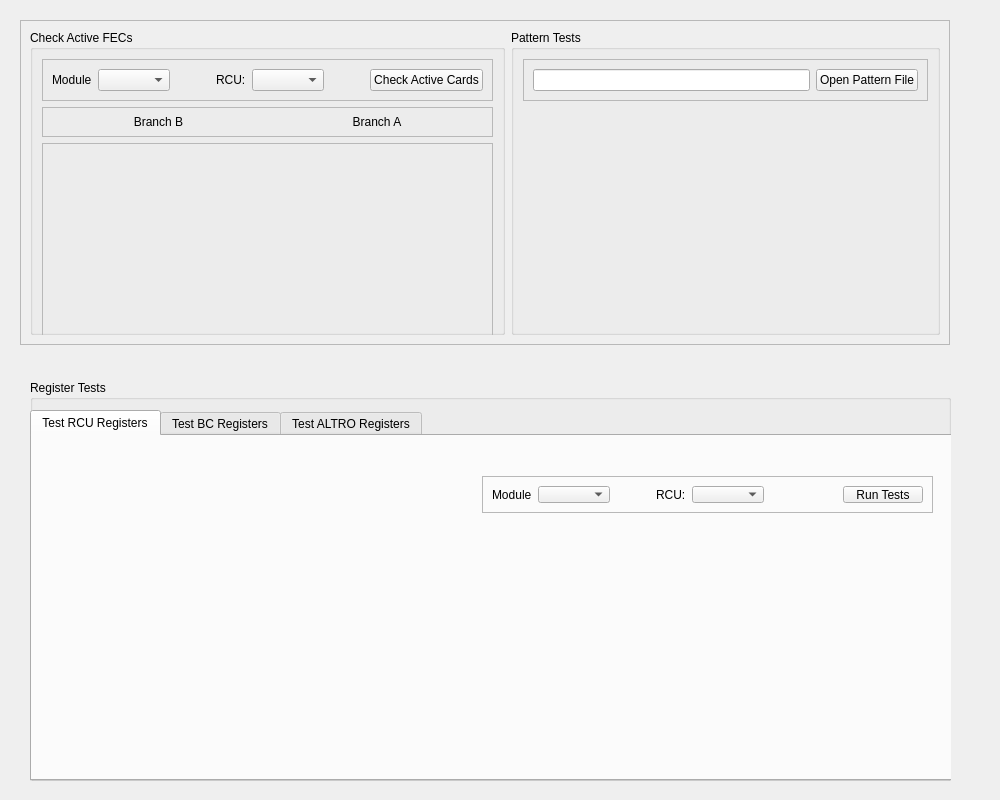
<?xml version="1.0" encoding="UTF-8"?>
<ui version="4.0">
 <class>feetester</class>
 <widget class="QWidget" name="feetester">
  <property name="geometry">
   <rect>
    <x>0</x>
    <y>0</y>
    <width>1000</width>
    <height>800</height>
   </rect>
  </property>
  <property name="minimumSize">
   <size>
    <width>1000</width>
    <height>800</height>
   </size>
  </property>
  <property name="acceptDrops">
   <bool>false</bool>
  </property>
  <property name="windowTitle">
   <string>FEE Tester</string>
  </property>
  <widget class="QFrame" name="topFrame">
   <property name="geometry">
    <rect>
     <x>20</x>
     <y>20</y>
     <width>930</width>
     <height>325</height>
    </rect>
   </property>
   <property name="frameShape">
    <enum>QFrame::StyledPanel</enum>
   </property>
   <property name="frameShadow">
    <enum>QFrame::Plain</enum>
   </property>
   <layout class="QHBoxLayout" name="horizontalLayout_13">
    <item>
     <widget class="QGroupBox" name="cardCheckGroupBox">
      <property name="title">
       <string>Check Active FECs</string>
      </property>
      <layout class="QVBoxLayout" name="verticalLayout">
       <item>
        <widget class="QFrame" name="buttonsFrame">
         <property name="frameShape">
          <enum>QFrame::StyledPanel</enum>
         </property>
         <property name="frameShadow">
          <enum>QFrame::Raised</enum>
         </property>
         <layout class="QHBoxLayout" name="horizontalLayout">
          <item>
           <widget class="QLabel" name="labelModule">
            <property name="text">
             <string>Module</string>
            </property>
           </widget>
          </item>
          <item>
           <widget class="QComboBox" name="comboModule"/>
          </item>
          <item>
           <spacer name="horizontalSpacer">
            <property name="orientation">
             <enum>Qt::Horizontal</enum>
            </property>
            <property name="sizeType">
             <enum>QSizePolicy::Fixed</enum>
            </property>
            <property name="sizeHint" stdset="0">
             <size>
              <width>40</width>
              <height>20</height>
             </size>
            </property>
           </spacer>
          </item>
          <item>
           <widget class="QLabel" name="labelRcu">
            <property name="text">
             <string>RCU:</string>
            </property>
           </widget>
          </item>
          <item>
           <widget class="QComboBox" name="comboRcu"/>
          </item>
          <item>
           <spacer name="horizontalSpacer_2">
            <property name="orientation">
             <enum>Qt::Horizontal</enum>
            </property>
            <property name="sizeHint" stdset="0">
             <size>
              <width>40</width>
              <height>20</height>
             </size>
            </property>
           </spacer>
          </item>
          <item>
           <widget class="QPushButton" name="buttonActive">
            <property name="text">
             <string>Check Active Cards</string>
            </property>
           </widget>
          </item>
         </layout>
        </widget>
       </item>
       <item>
        <widget class="QFrame" name="labelFrame">
         <property name="minimumSize">
          <size>
           <width>400</width>
           <height>30</height>
          </size>
         </property>
         <property name="frameShape">
          <enum>QFrame::StyledPanel</enum>
         </property>
         <property name="frameShadow">
          <enum>QFrame::Raised</enum>
         </property>
         <layout class="QHBoxLayout" name="horizontalLayout_2">
          <item>
           <widget class="QLabel" name="labelBranchB">
            <property name="text">
             <string>Branch B</string>
            </property>
            <property name="alignment">
             <set>Qt::AlignCenter</set>
            </property>
           </widget>
          </item>
          <item>
           <widget class="QLabel" name="labelBranchA">
            <property name="text">
             <string>Branch A</string>
            </property>
            <property name="alignment">
             <set>Qt::AlignCenter</set>
            </property>
           </widget>
          </item>
         </layout>
        </widget>
       </item>
       <item>
        <widget class="QFrame" name="rcuFrame">
         <property name="minimumSize">
          <size>
           <width>400</width>
           <height>200</height>
          </size>
         </property>
         <property name="frameShape">
          <enum>QFrame::StyledPanel</enum>
         </property>
         <property name="frameShadow">
          <enum>QFrame::Raised</enum>
         </property>
         <layout class="QHBoxLayout" name="horizontalLayout_3">
          <item>
           <widget class="QWidget" name="branchB" native="true"/>
          </item>
          <item>
           <widget class="QWidget" name="branchA" native="true"/>
          </item>
         </layout>
        </widget>
       </item>
      </layout>
     </widget>
    </item>
    <item>
     <widget class="QGroupBox" name="groupBoxPattern">
      <property name="minimumSize">
       <size>
        <width>400</width>
        <height>0</height>
       </size>
      </property>
      <property name="title">
       <string>Pattern Tests</string>
      </property>
      <layout class="QVBoxLayout" name="verticalLayout_2">
       <item>
        <widget class="QFrame" name="fileFramePattern">
         <property name="frameShape">
          <enum>QFrame::StyledPanel</enum>
         </property>
         <property name="frameShadow">
          <enum>QFrame::Plain</enum>
         </property>
         <layout class="QHBoxLayout" name="horizontalLayout_9">
          <item>
           <widget class="QLineEdit" name="lineEditPatternFile"/>
          </item>
          <item>
           <widget class="QPushButton" name="pushButtonPatternFile">
            <property name="text">
             <string>Open Pattern File</string>
            </property>
           </widget>
          </item>
         </layout>
        </widget>
       </item>
       <item>
        <spacer name="verticalSpacer">
         <property name="orientation">
          <enum>Qt::Vertical</enum>
         </property>
         <property name="sizeHint" stdset="0">
          <size>
           <width>20</width>
           <height>40</height>
          </size>
         </property>
        </spacer>
       </item>
       <item>
        <widget class="QWidget" name="patternDisplay" native="true">
         <property name="minimumSize">
          <size>
           <width>0</width>
           <height>200</height>
          </size>
         </property>
        </widget>
       </item>
      </layout>
     </widget>
    </item>
   </layout>
  </widget>
  <widget class="QGroupBox" name="groupTests">
   <property name="geometry">
    <rect>
     <x>30</x>
     <y>380</y>
     <width>921</width>
     <height>401</height>
    </rect>
   </property>
   <property name="title">
    <string>Register Tests</string>
   </property>
   <widget class="QTabWidget" name="tabsTests">
    <property name="geometry">
     <rect>
      <x>0</x>
      <y>30</y>
      <width>961</width>
      <height>371</height>
     </rect>
    </property>
    <property name="currentIndex">
     <number>0</number>
    </property>
    <widget class="QWidget" name="tabRcuRegs">
     <attribute name="title">
      <string>Test RCU Registers</string>
     </attribute>
     <widget class="QFrame" name="buttonsFrameRcuRegs">
      <property name="geometry">
       <rect>
        <x>450</x>
        <y>40</y>
        <width>451</width>
        <height>37</height>
       </rect>
      </property>
      <property name="minimumSize">
       <size>
        <width>200</width>
        <height>30</height>
       </size>
      </property>
      <property name="frameShape">
       <enum>QFrame::StyledPanel</enum>
      </property>
      <property name="frameShadow">
       <enum>QFrame::Raised</enum>
      </property>
      <layout class="QHBoxLayout" name="horizontalLayout_10">
       <item>
        <widget class="QLabel" name="labelModuleRcuRegs">
         <property name="text">
          <string>Module</string>
         </property>
        </widget>
       </item>
       <item>
        <widget class="QComboBox" name="comboModuleRcuRegs"/>
       </item>
       <item>
        <spacer name="horizontalSpacer_3">
         <property name="orientation">
          <enum>Qt::Horizontal</enum>
         </property>
         <property name="sizeType">
          <enum>QSizePolicy::Fixed</enum>
         </property>
         <property name="sizeHint" stdset="0">
          <size>
           <width>40</width>
           <height>20</height>
          </size>
         </property>
        </spacer>
       </item>
       <item>
        <widget class="QLabel" name="labelRcuRegs">
         <property name="text">
          <string>RCU:</string>
         </property>
        </widget>
       </item>
       <item>
        <widget class="QComboBox" name="comboRcuRcuRegs"/>
       </item>
       <item>
        <spacer name="horizontalSpacer_4">
         <property name="orientation">
          <enum>Qt::Horizontal</enum>
         </property>
         <property name="sizeHint" stdset="0">
          <size>
           <width>40</width>
           <height>20</height>
          </size>
         </property>
        </spacer>
       </item>
       <item>
        <widget class="QPushButton" name="buttonActiveRcuRegs">
         <property name="text">
          <string>Run Tests</string>
         </property>
        </widget>
       </item>
      </layout>
     </widget>
    </widget>
    <widget class="QWidget" name="tabsBcRegs">
     <attribute name="title">
      <string>Test BC Registers</string>
     </attribute>
     <widget class="QFrame" name="rcuFrameBcRegs">
      <property name="geometry">
       <rect>
        <x>0</x>
        <y>62</y>
        <width>498</width>
        <height>200</height>
       </rect>
      </property>
      <property name="minimumSize">
       <size>
        <width>400</width>
        <height>200</height>
       </size>
      </property>
      <property name="frameShape">
       <enum>QFrame::StyledPanel</enum>
      </property>
      <property name="frameShadow">
       <enum>QFrame::Raised</enum>
      </property>
      <layout class="QHBoxLayout" name="horizontalLayout_7">
       <item>
        <widget class="QWidget" name="branchBBcRegs" native="true"/>
       </item>
       <item>
        <widget class="QWidget" name="branchABcRegs" native="true"/>
       </item>
      </layout>
     </widget>
     <widget class="QFrame" name="labelFrameBcRegs">
      <property name="geometry">
       <rect>
        <x>0</x>
        <y>30</y>
        <width>498</width>
        <height>30</height>
       </rect>
      </property>
      <property name="minimumSize">
       <size>
        <width>400</width>
        <height>30</height>
       </size>
      </property>
      <property name="frameShape">
       <enum>QFrame::StyledPanel</enum>
      </property>
      <property name="frameShadow">
       <enum>QFrame::Raised</enum>
      </property>
      <layout class="QHBoxLayout" name="horizontalLayout_8">
       <item>
        <widget class="QLabel" name="labelBranchBBcRegs">
         <property name="text">
          <string>Branch B</string>
         </property>
         <property name="alignment">
          <set>Qt::AlignCenter</set>
         </property>
        </widget>
       </item>
       <item>
        <widget class="QLabel" name="labelBranchABcRegs">
         <property name="text">
          <string>Branch A</string>
         </property>
         <property name="alignment">
          <set>Qt::AlignCenter</set>
         </property>
        </widget>
       </item>
      </layout>
     </widget>
     <widget class="QFrame" name="buttonsFrameBcRegs">
      <property name="geometry">
       <rect>
        <x>510</x>
        <y>60</y>
        <width>498</width>
        <height>37</height>
       </rect>
      </property>
      <property name="frameShape">
       <enum>QFrame::StyledPanel</enum>
      </property>
      <property name="frameShadow">
       <enum>QFrame::Raised</enum>
      </property>
      <layout class="QHBoxLayout" name="horizontalLayout_11">
       <item>
        <widget class="QLabel" name="labelModuleBcRegs">
         <property name="text">
          <string>Module</string>
         </property>
        </widget>
       </item>
       <item>
        <widget class="QComboBox" name="comboModuleBcRegs"/>
       </item>
       <item>
        <spacer name="horizontalSpacer_5">
         <property name="orientation">
          <enum>Qt::Horizontal</enum>
         </property>
         <property name="sizeType">
          <enum>QSizePolicy::Fixed</enum>
         </property>
         <property name="sizeHint" stdset="0">
          <size>
           <width>40</width>
           <height>20</height>
          </size>
         </property>
        </spacer>
       </item>
       <item>
        <widget class="QLabel" name="labelRcuBcRegs">
         <property name="text">
          <string>RCU:</string>
         </property>
        </widget>
       </item>
       <item>
        <widget class="QComboBox" name="comboRcuBcRegs"/>
       </item>
       <item>
        <spacer name="horizontalSpacer_6">
         <property name="orientation">
          <enum>Qt::Horizontal</enum>
         </property>
         <property name="sizeHint" stdset="0">
          <size>
           <width>40</width>
           <height>20</height>
          </size>
         </property>
        </spacer>
       </item>
       <item>
        <widget class="QPushButton" name="buttonActiveBcRegs">
         <property name="text">
          <string>Run Tests</string>
         </property>
        </widget>
       </item>
      </layout>
     </widget>
    </widget>
    <widget class="QWidget" name="tabAltroRegs">
     <attribute name="title">
      <string>Test ALTRO Registers</string>
     </attribute>
     <widget class="QFrame" name="rcuFrameAltroRegs">
      <property name="geometry">
       <rect>
        <x>10</x>
        <y>102</y>
        <width>498</width>
        <height>200</height>
       </rect>
      </property>
      <property name="minimumSize">
       <size>
        <width>400</width>
        <height>200</height>
       </size>
      </property>
      <property name="frameShape">
       <enum>QFrame::StyledPanel</enum>
      </property>
      <property name="frameShadow">
       <enum>QFrame::Raised</enum>
      </property>
      <layout class="QHBoxLayout" name="horizontalLayout_5">
       <item>
        <widget class="QWidget" name="branchBAltroRegs" native="true"/>
       </item>
       <item>
        <widget class="QWidget" name="branchAAltroRegs" native="true"/>
       </item>
      </layout>
     </widget>
     <widget class="QFrame" name="labelFrameAltroRegs">
      <property name="geometry">
       <rect>
        <x>10</x>
        <y>70</y>
        <width>498</width>
        <height>30</height>
       </rect>
      </property>
      <property name="minimumSize">
       <size>
        <width>400</width>
        <height>30</height>
       </size>
      </property>
      <property name="frameShape">
       <enum>QFrame::StyledPanel</enum>
      </property>
      <property name="frameShadow">
       <enum>QFrame::Raised</enum>
      </property>
      <layout class="QHBoxLayout" name="horizontalLayout_6">
       <item>
        <widget class="QLabel" name="labelBranchBAltroRegs">
         <property name="text">
          <string>Branch B</string>
         </property>
         <property name="alignment">
          <set>Qt::AlignCenter</set>
         </property>
        </widget>
       </item>
       <item>
        <widget class="QLabel" name="labelBranchAAltroRegs">
         <property name="text">
          <string>Branch A</string>
         </property>
         <property name="alignment">
          <set>Qt::AlignCenter</set>
         </property>
        </widget>
       </item>
      </layout>
     </widget>
     <widget class="QFrame" name="buttonsFrameAltroRegs">
      <property name="geometry">
       <rect>
        <x>540</x>
        <y>70</y>
        <width>361</width>
        <height>37</height>
       </rect>
      </property>
      <property name="frameShape">
       <enum>QFrame::StyledPanel</enum>
      </property>
      <property name="frameShadow">
       <enum>QFrame::Raised</enum>
      </property>
      <layout class="QHBoxLayout" name="horizontalLayout_12">
       <item>
        <widget class="QLabel" name="labelModuleAltroRegs">
         <property name="text">
          <string>Module</string>
         </property>
        </widget>
       </item>
       <item>
        <widget class="QComboBox" name="comboModuleAltroRegs"/>
       </item>
       <item>
        <spacer name="horizontalSpacerAltroRegs">
         <property name="orientation">
          <enum>Qt::Horizontal</enum>
         </property>
         <property name="sizeType">
          <enum>QSizePolicy::Fixed</enum>
         </property>
         <property name="sizeHint" stdset="0">
          <size>
           <width>40</width>
           <height>20</height>
          </size>
         </property>
        </spacer>
       </item>
       <item>
        <widget class="QLabel" name="labelRcuAltroRegs">
         <property name="text">
          <string>RCU:</string>
         </property>
        </widget>
       </item>
       <item>
        <widget class="QComboBox" name="comboRcuAltroRegs"/>
       </item>
       <item>
        <spacer name="horizontalSpacerAltroRegs_2">
         <property name="orientation">
          <enum>Qt::Horizontal</enum>
         </property>
         <property name="sizeHint" stdset="0">
          <size>
           <width>40</width>
           <height>20</height>
          </size>
         </property>
        </spacer>
       </item>
       <item>
        <widget class="QPushButton" name="buttonActiveAltroRegs">
         <property name="text">
          <string>Run Tests</string>
         </property>
        </widget>
       </item>
      </layout>
     </widget>
    </widget>
   </widget>
  </widget>
 </widget>
 <resources/>
 <connections/>
</ui>
